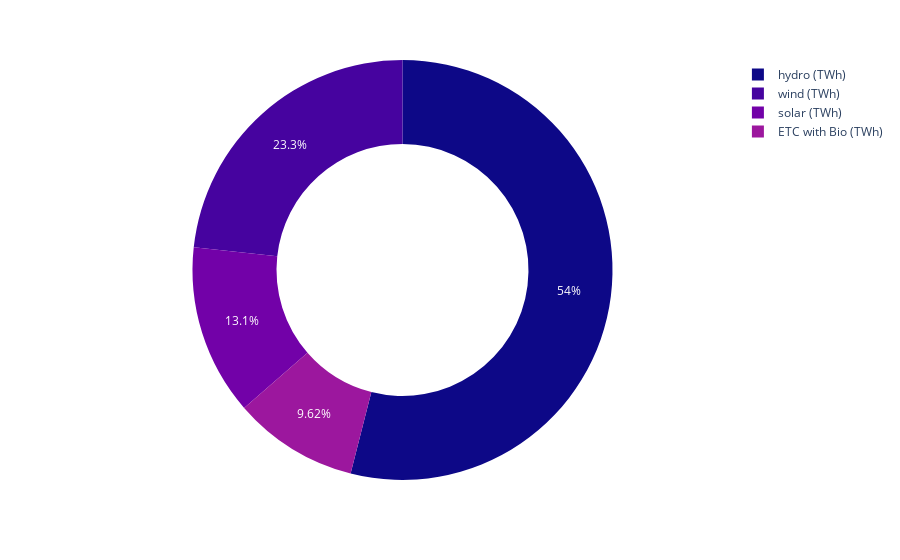

Notebook code cell kept with this figure:
### Code cell
name = ['wind (TWh)','hydro (TWh)','solar (TWh)','ETC with Bio (TWh)']
fig = px.pie(df12 ,values = 2021, names = name,
            color_discrete_sequence=px.colors.sequential.Plasma,
            hole=.6) 
fig.show()

### Figure 1 — Plotly figure (JSON) as saved in the notebook; plotly's stock layout.template omitted (floating-point values rounded to 4 significant figures)
{"data": [{"domain": {"x": [0, 1], "y": [0, 1]}, "hole": 0.6, "hovertemplate": "label=%{label}<br>2021=%{value}<extra></extra>", "labels": ["wind (TWh)", "hydro (TWh)", "solar (TWh)", "ETC with Bio (TWh)"], "legendgroup": "", "name": "", "showlegend": true, "type": "pie", "values": [1814.0, 4206.0, 1023.0, 750.0]}], "layout": {"legend": {"tracegroupgap": 0}, "margin": {"t": 60}, "piecolorway": ["#0d0887", "#46039f", "#7201a8", "#9c179e", "#bd3786", "#d8576b", "#ed7953", "#fb9f3a", "#fdca26", "#f0f921"]}}
